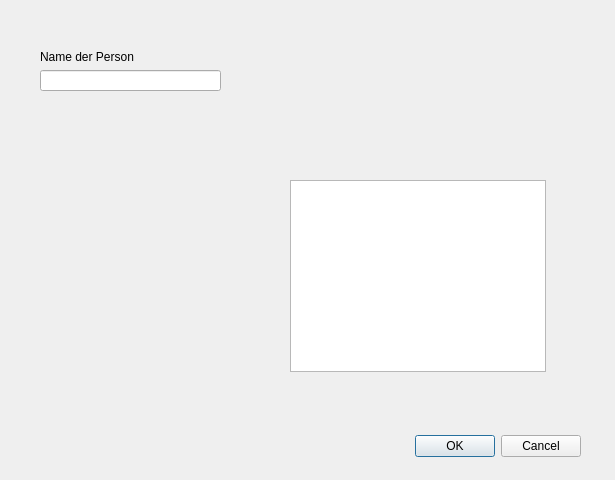
<?xml version="1.0" encoding="UTF-8"?>
<ui version="4.0">
 <class>Dialog</class>
 <widget class="QDialog" name="Dialog">
  <property name="geometry">
   <rect>
    <x>0</x>
    <y>0</y>
    <width>615</width>
    <height>480</height>
   </rect>
  </property>
  <property name="windowTitle">
   <string>Person anlegen</string>
  </property>
  <property name="layoutDirection">
   <enum>Qt::LeftToRight</enum>
  </property>
  <widget class="QDialogButtonBox" name="buttonBox">
   <property name="geometry">
    <rect>
     <x>240</x>
     <y>430</y>
     <width>341</width>
     <height>32</height>
    </rect>
   </property>
   <property name="orientation">
    <enum>Qt::Horizontal</enum>
   </property>
   <property name="standardButtons">
    <set>QDialogButtonBox::Cancel|QDialogButtonBox::Ok</set>
   </property>
  </widget>
  <widget class="QTableWidget" name="tableWidget">
   <property name="geometry">
    <rect>
     <x>290</x>
     <y>180</y>
     <width>256</width>
     <height>192</height>
    </rect>
   </property>
  </widget>
  <widget class="QWidget" name="">
   <property name="geometry">
    <rect>
     <x>40</x>
     <y>50</y>
     <width>181</width>
     <height>41</height>
    </rect>
   </property>
   <layout class="QVBoxLayout" name="verticalLayout">
    <item>
     <widget class="QLabel" name="label">
      <property name="text">
       <string>Name der Person</string>
      </property>
     </widget>
    </item>
    <item>
     <widget class="QLineEdit" name="lineEdit"/>
    </item>
   </layout>
  </widget>
 </widget>
 <resources/>
 <connections>
  <connection>
   <sender>buttonBox</sender>
   <signal>accepted()</signal>
   <receiver>Dialog</receiver>
   <slot>accept()</slot>
   <hints>
    <hint type="sourcelabel">
     <x>248</x>
     <y>254</y>
    </hint>
    <hint type="destinationlabel">
     <x>157</x>
     <y>274</y>
    </hint>
   </hints>
  </connection>
  <connection>
   <sender>buttonBox</sender>
   <signal>rejected()</signal>
   <receiver>Dialog</receiver>
   <slot>reject()</slot>
   <hints>
    <hint type="sourcelabel">
     <x>316</x>
     <y>260</y>
    </hint>
    <hint type="destinationlabel">
     <x>286</x>
     <y>274</y>
    </hint>
   </hints>
  </connection>
 </connections>
</ui>
